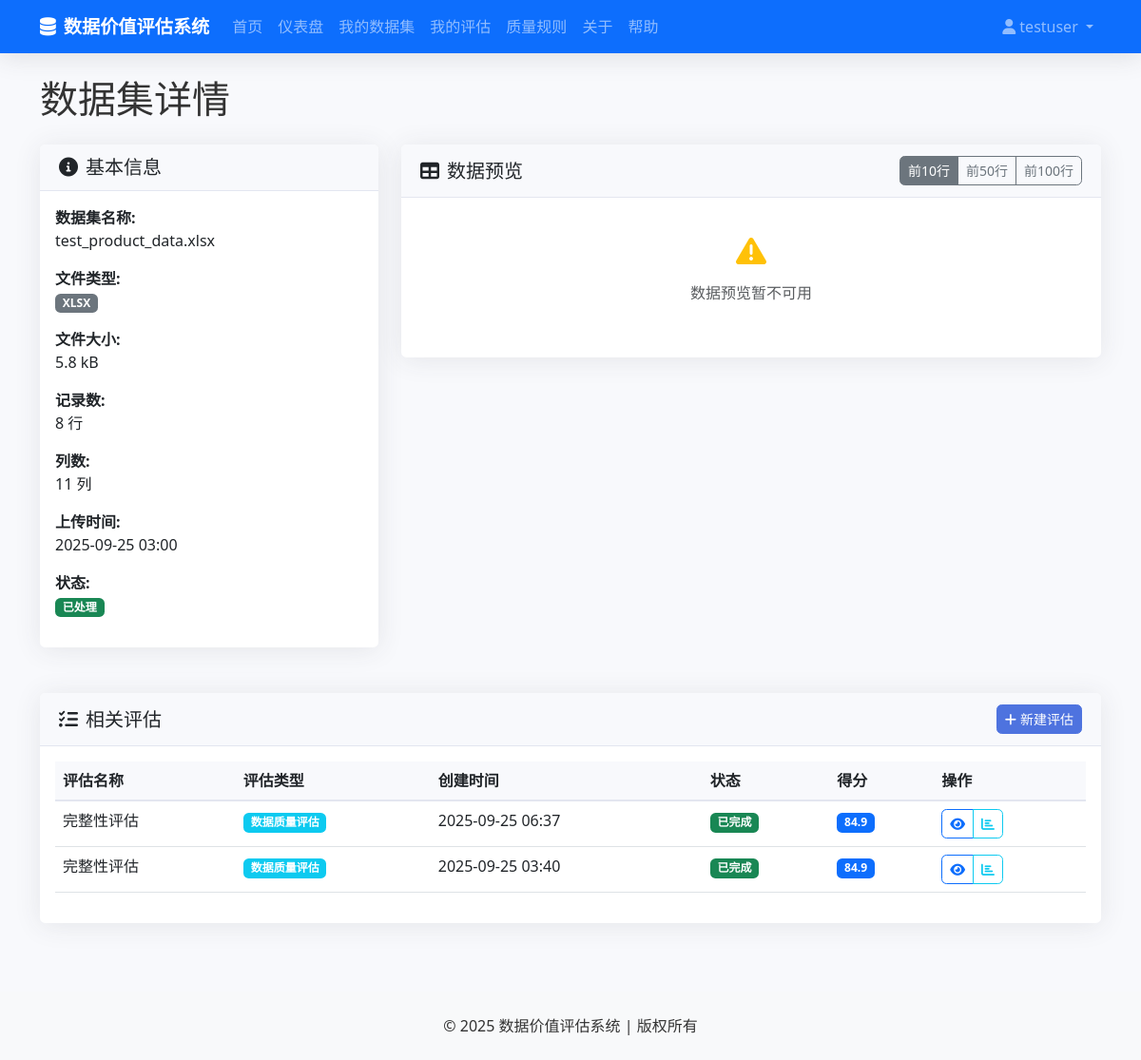
Screenshot of /data/datasets/2 (signed in) with the database file from the repository.
### models/user.py (models this page shows, shortened)
class User(UserMixin, db.Model):
    __tablename__ = 'users'
    id = db.Column(db.Integer, primary_key=True)
    username = db.Column(db.String(64), unique=True, index=True, nullable=False)
    email = db.Column(db.String(120), unique=True, index=True, nullable=False)
    password_hash = db.Column(db.String(128), nullable=False)
    is_admin = db.Column(db.Boolean, default=False)
    created_at = db.Column(db.DateTime, default=datetime.utcnow)
    last_login = db.Column(db.DateTime, nullable=True)
    datasets = db.relationship('Dataset', backref='owner', lazy='dynamic')
    assessments = db.relationship('Assessment', backref='user', lazy='dynamic')

### models/dataset.py (models this page shows, shortened)
class Dataset(db.Model):
    __tablename__ = 'datasets'
    id = db.Column(db.Integer, primary_key=True)
    name = db.Column(db.String(100), nullable=False)
    description = db.Column(db.Text, nullable=True)
    file_path = db.Column(db.String(255), nullable=False)
    file_type = db.Column(db.String(20), nullable=False)  # csv, json, excel等
    size_bytes = db.Column(db.Integer, nullable=False)
    row_count = db.Column(db.Integer, nullable=True)
    column_count = db.Column(db.Integer, nullable=True)
    schema = db.Column(db.Text, nullable=True)  # 存储为JSON字符串
    status = db.Column(db.String(20), default='processing')  # processing, processed, error
    created_at = db.Column(db.DateTime, default=datetime.utcnow)
    updated_at = db.Column(db.DateTime, default=datetime.utcnow, onupdate=datetime.utcnow)
    user_id = db.Column(db.Integer, db.ForeignKey('users.id'), nullable=False)
    assessments = db.relationship('Assessment', backref='dataset', lazy='dynamic')

### models/assessment.py (models this page shows, shortened)
class Assessment(db.Model):
    __tablename__ = 'assessments'
    id = db.Column(db.Integer, primary_key=True)
    name = db.Column(db.String(100), nullable=False)
    description = db.Column(db.Text, nullable=True)
    created_at = db.Column(db.DateTime, default=datetime.utcnow)
    completed_at = db.Column(db.DateTime, nullable=True)
    status = db.Column(db.String(20), default='pending')  # pending, processing, completed, failed
    quality_score = db.Column(db.Float, nullable=True)  # 数据质量得分
    completeness_score = db.Column(db.Float, nullable=True)  # 完整性得分
    consistency_score = db.Column(db.Float, nullable=True)  # 一致性得分
    accuracy_score = db.Column(db.Float, nullable=True)  # 准确性得分
    timeliness_score = db.Column(db.Float, nullable=True)  # 时效性得分
    business_value_score = db.Column(db.Float, nullable=True)  # 业务价值得分
    overall_value_score = db.Column(db.Float, nullable=True)  # 综合价值得分
    detailed_results = db.Column(db.Text, nullable=True)
    dataset_id = db.Column(db.Integer, db.ForeignKey('datasets.id'), nullable=False)
    user_id = db.Column(db.Integer, db.ForeignKey('users.id'), nullable=False)

### routes/data_routes.py (the view)
@data_bp.route('/datasets/<int:dataset_id>')
@login_required
def view_dataset(dataset_id):
    dataset = Dataset.query.get_or_404(dataset_id)
    if dataset.user_id != current_user.id and not current_user.is_admin:
        flash('您没有权限查看此数据集', 'danger')
        return redirect(url_for('data.list_datasets'))
    preview_result = process_dataset_file(dataset.file_path, preview=True)
    preview_data = preview_result.get('data', [])
    assessments = Assessment.query.filter_by(dataset_id=dataset.id).order_by(Assessment.created_at.desc()).all()
    assessments_with_local_time = []
    for assessment in assessments:
        assessments_with_local_time.append({
            'id': assessment.id,
            'name': assessment.name,
            'assessment_type': '数据质量评估',  # 默认类型
            'created_at': assessment.created_at,
            'status': assessment.status,
            'overall_score': assessment.overall_value_score
        })
    return render_template(
        'data/detail.html',
        title=f'数据集: {dataset.name}',
        dataset=dataset,
        preview_data=preview_data,
        assessments=assessments_with_local_time
    )

### templates/data/detail.html (shortened to what this page needs)
{% extends "base.html" %}
{% block page_title %}数据集详情{% endblock %}
{% block content %}
<div class="row">
    <div class="col-md-4">
        <div class="card mb-4">
            <div class="card-header">
                <h5 class="mb-0"><i class="fas fa-info-circle me-2"></i>基本信息</h5>
            </div>
            <div class="card-body">
                <div class="mb-3">
                    <strong>数据集名称:</strong><br>
                    {{ dataset.name }}
                </div>
                <div class="mb-3">
                    <strong>文件类型:</strong><br>
                    <span class="badge bg-secondary">{{ dataset.file_type.upper() }}</span>
                </div>
                <div class="mb-3">
                    <strong>文件大小:</strong><br>
                    {{ dataset.size_bytes|filesizeformat }}
                </div>
                <div class="mb-3">
                    <strong>记录数:</strong><br>
                    {{ dataset.row_count }} 行
                </div>
                <div class="mb-3">
                    <strong>列数:</strong><br>
                    {{ dataset.column_count }} 列
                </div>
                <div class="mb-3">
                    <strong>上传时间:</strong><br>
                    {{ dataset.created_at.strftime('%Y-%m-%d %H:%M') }}
                </div>
                <div class="mb-3">
                    <strong>状态:</strong><br>
                    {% if dataset.status == 'processed' %}
                    <span class="badge bg-success">已处理</span>
                    {% elif dataset.status == 'processing' %}
                    <span class="badge bg-warning">处理中</span>
                    {% else %}
                    <span class="badge bg-danger">错误</span>
                    {% endif %}
                </div>
            </div>
        </div>
    </div>
    <div class="col-md-8">
        <div class="card mb-4">
            <div class="card-header d-flex justify-content-between align-items-center">
                <h5 class="mb-0"><i class="fas fa-table me-2"></i>数据预览</h5>
                <div class="btn-group btn-group-sm">
                    <button class="btn btn-outline-secondary active" data-rows="10">前10行</button>
                    <button class="btn btn-outline-secondary" data-rows="50">前50行</button>
                    <button class="btn btn-outline-secondary" data-rows="100">前100行</button>
                </div>
            </div>
            <div class="card-body">
                {% if preview_data and preview_data|length > 0 %}
                <div class="table-responsive">
                    <table class="table table-sm table-bordered table-hover" id="dataPreview">
                        <thead class="table-light">
                            <tr>
                                {% if preview_data and preview_data|length > 0 %}
                                    {% for column in preview_data[0].keys() %}
                                    <th>{{ column }}</th>
                                    {% endfor %}
                                {% endif %}
                            </tr>
                        </thead>
                        <tbody id="previewTableBody">
                            {% for row in preview_data %}
                            <tr class="data-row" data-row-index="{{ loop.index0 }}">
                                {% for value in row.values() %}
                                <td>{{ value if value is not none else '<span class="text-muted">NULL</span>'|safe }}</td>
                                {% endfor %}
                            </tr>
                            {% endfor %}
                        </tbody>
                    </table>
                </div>
                <div class="mt-2 text-muted small">
                    显示前 {{ preview_data|length }} 行数据，共 {{ dataset.row_count }} 行
                </div>
                {% elif preview_data and preview_data|length == 0 %}
                <div class="text-center py-4">
                    <i class="fas fa-exclamation-triangle fa-2x text-warning mb-3"></i>
                    <p class="text-muted">数据预览为空，可能是数据文件格式问题</p>
                </div>
                {% else %}
                <div class="text-center py-4">
                    <i class="fas fa-exclamation-triangle fa-2x text-warning mb-3"></i>
                    <p class="text-muted">数据预览暂不可用</p>
                </div>
                {% endif %}
            </div>
        </div>
    </div>
</div>
<div class="row mt-4">
    <div class="col-md-12">
        <div class="card">
            <div class="card-header d-flex justify-content-between align-items-center">
                <h5 class="mb-0"><i class="fas fa-tasks me-2"></i>相关评估</h5>
                <a href="{{ url_for('assessment.new_assessment', dataset_id=dataset.id) }}" class="btn btn-primary btn-sm">
                    <i class="fas fa-plus me-1"></i>新建评估
                </a>
            </div>
            <div class="card-body">
                {% if assessments %}
                <div class="table-responsive">
                    <table class="table table-hover">
                        <thead>
                            <tr>
                                <th>评估名称</th>
                                <th>评估类型</th>
                                <th>创建时间</th>
                                <th>状态</th>
                                <th>得分</th>
                                <th>操作</th>
                            </tr>
                        </thead>
                        <tbody>
                            {% for assessment in assessments %}
                            <tr>
                                <td>{{ assessment.name }}</td>
                                <td>
                                    <span class="badge bg-info">{{ assessment.assessment_type }}</span>
                                </td>
                                <td>{{ assessment.created_at.strftime('%Y-%m-%d %H:%M') if assessment.created_at else 'N/A' }}</td>
                                <td>
                                    {% if assessment.status == 'completed' %}
                                    <span class="badge bg-success">已完成</span>
                                    {% elif assessment.status == 'running' %}
                                    <span class="badge bg-warning">进行中</span>
                                    {% else %}
                                    <span class="badge bg-danger">失败</span>
                                    {% endif %}
                                </td>
                                <td>
                                    {% if assessment.overall_score is not none %}
                                    <span class="badge bg-primary">{{ "%.1f"|format(assessment.overall_score) }}</span>
                                    {% else %}
                                    <span class="badge bg-secondary">未评分</span>
                                    {% endif %}
                                </td>
                                <td>
                                    <div class="btn-group btn-group-sm">
                                        <a href="{{ url_for('assessment.view_assessment', assessment_id=assessment.id) }}" class="btn btn-outline-primary">
                                            <i class="fas fa-eye"></i>
                                        </a>
                                        <a href="{{ url_for('visualization.visualize_assessment', assessment_id=assessment.id) }}" class="btn btn-outline-info">
                                            <i class="fas fa-chart-bar"></i>
                                        </a>
                                    </div>
                                </td>
                            </tr>
                            {% endfor %}
                        </tbody>
                    </table>
                </div>
                {% endif %}
            </div>
        </div>
    </div>
</div>
{% endblock %}

### templates/base.html (shortened to what this page needs)
<!DOCTYPE html>
<html lang="zh-CN">
<head>
    <link href="https://cdn.jsdelivr.net/npm/bootstrap@5.3.0/dist/css/bootstrap.min.css" rel="stylesheet">
    <link href="https://cdnjs.cloudflare.com/ajax/libs/font-awesome/6.0.0/css/all.min.css" rel="stylesheet">
    <link href="{{ url_for('static', filename='css/style.css') }}" rel="stylesheet">
</head>
<body>
    <nav class="navbar navbar-expand-lg navbar-dark bg-primary">
        <div class="container">
            <a class="navbar-brand" href="{{ url_for('main.index') }}">
                <i class="fas fa-database me-2"></i>数据价值评估系统
            </a>
            <div class="collapse navbar-collapse" id="navbarNav">
                <ul class="navbar-nav me-auto">
                    <li class="nav-item">
                        <a class="nav-link" href="{{ url_for('main.index') }}">首页</a>
                    </li>
                    {% if current_user.is_authenticated %}
                    <li class="nav-item">
                        <a class="nav-link" href="{{ url_for('main.dashboard') }}">仪表盘</a>
                    </li>
                    <li class="nav-item">
                        <a class="nav-link" href="{{ url_for('data.list_datasets') }}">我的数据集</a>
                    </li>
                    <li class="nav-item">
                        <a class="nav-link" href="{{ url_for('assessment.list_assessments') }}">我的评估</a>
                    </li>
                    <li class="nav-item">
                        <a class="nav-link" href="{{ url_for('assessment.list_rules') }}">质量规则</a>
                    </li>
                    {% endif %}
                    <li class="nav-item">
                        <a class="nav-link" href="{{ url_for('main.about') }}">关于</a>
                    </li>
                    <li class="nav-item">
                        <a class="nav-link" href="{{ url_for('main.help') }}">帮助</a>
                    </li>
                </ul>
                <ul class="navbar-nav">
                    {% if current_user.is_authenticated %}
                    <li class="nav-item dropdown">
                        <a class="nav-link dropdown-toggle" href="#" id="userDropdown" role="button" data-bs-toggle="dropdown">
                            <i class="fas fa-user me-1"></i>{{ current_user.username }}
                        </a>
                    </li>
                    {% endif %}
                </ul>
            </div>
        </div>
    </nav>
    <main class="container my-4">
        <h1 class="mb-4">{% block page_title %}{% endblock %}</h1>
        {% block content %}{% endblock %}
    </main>
    <footer class="bg-light py-4 mt-5">
        <div class="container text-center">
            <p class="mb-0">&copy; 2025 数据价值评估系统 | 版权所有</p>
        </div>
    </footer>
</body>
</html>

### rows the page displays
User: username "testuser"
Dataset: name "test_product_data.xlsx", file_type "XLSX", size_bytes|filesizeformat "5.8 kB", row_count "8", column_count "11", created_at "2025-09-25 03:00"
Assessment: name "完整性评估", assessment_type "数据质量评估", created_at "2025-09-25 06:37", status "已完成", overall_score "84.9"
Assessment: name "完整性评估", assessment_type "数据质量评估", created_at "2025-09-25 03:40", status "已完成", overall_score "84.9"
